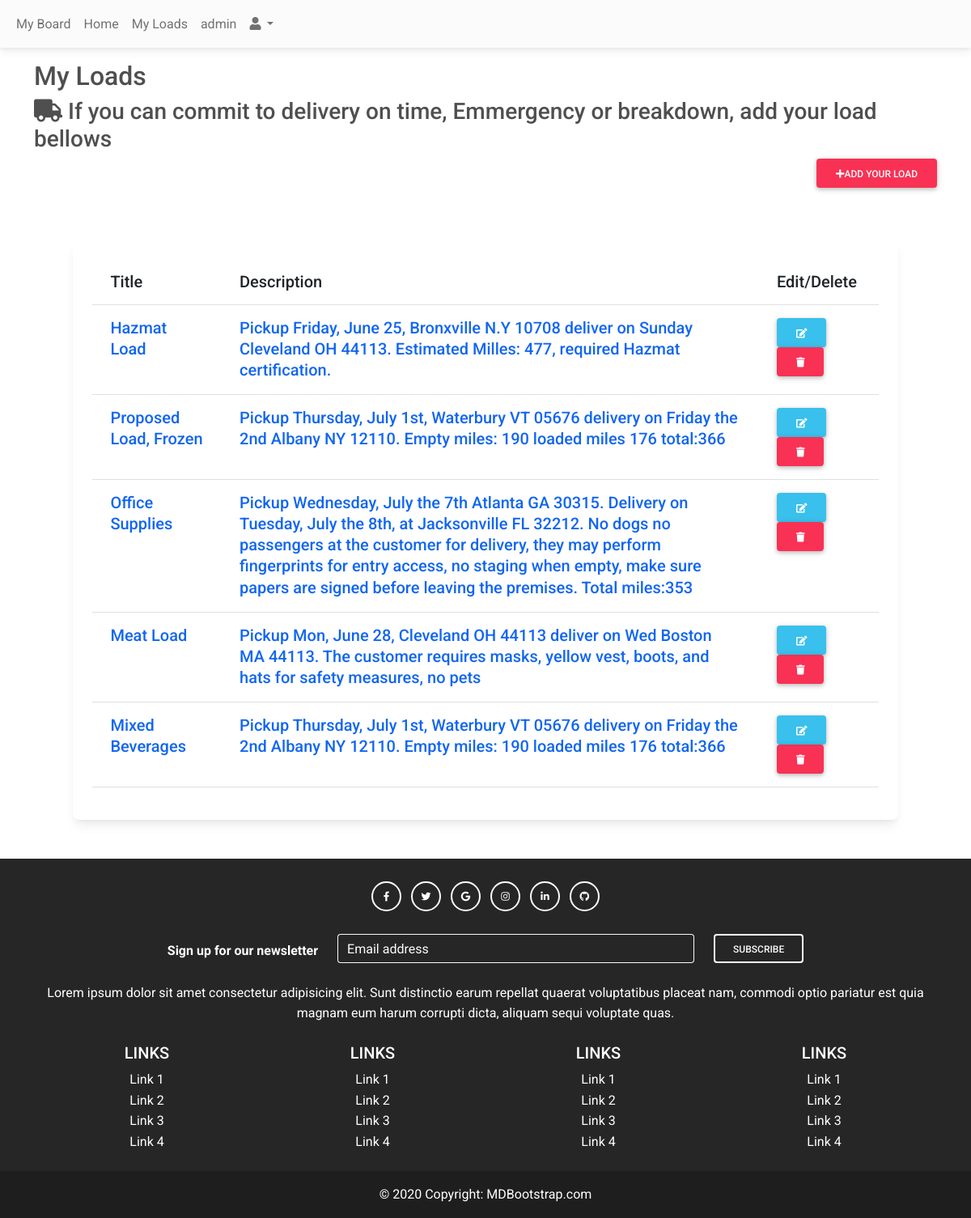
/my-admin/my-loads (signed in), run on the app's committed database.
### blog/models.py (models this page shows, shortened)
class Load(models.Model):
    user = models.ForeignKey(User, on_delete=models.CASCADE, null=True)
    price = models.CharField(max_length=20)
    title = models.CharField(max_length=50)
    category = models.ForeignKey(Category, on_delete=models.CASCADE)
    desc = models.TextField()
    image = models.ImageField(null=True, blank=True)
    created_at = models.DateTimeField(auto_now_add=True)
    update_at = models.DateTimeField(auto_now = True)
    def __str__(self):
        return self.title

### app_admin/views.py (the view)
# urls.py: path('my-loads', user_loads, name="my-loads"),
def user_loads(request):
    if not request.user.is_authenticated:
        return rredirect('login')
    list_loads = Load.objects.filter(user= request.user)
    return render(request, 'my-loads.html', {'list_loads': list_loads})

### app_admin/templates/my-loads.html
{% extends 'partials/base2.html' %}
{% block content %}
<div class="container">
    <div class="row">
        <div class="col-md-12">
            <h2 class="mt-3">My Loads</h2>
        </div>
        <h3><i class="fas fa-truck"></i> If you can commit to delivery on time, Emmergency or breakdown, add your load
            bellows</h3>
        <div class="col-md-12 mb-3">
            <a href="{% url 'add-load' %}" class="btn btn-danger float-end"><i class="fas fa-plus"></i>Add Your Load</a>
        </div>
        <div class="col-md-12">
            {% if list_loads %}
            <div class="card m-5">
                <div class="card-body">
                    <table class="table table-hover">
                        <thead>
                            <tr class=h5>
                                <th>Title</th>
                                <th>Description</th>
                                <th>Edit/Delete</th>
                            </tr>
                        </thead>
                        <tbody>
                            {% for load in list_loads %}
                            <tr>
                                <td><a href="" class="h5">{{load}}</a></td>
                                <td><a href="" class="h5">{{load.desc}}</a></td>
                                <td>
                                    <a href="{% url 'update-load' load.pk %}" class="btn btn-info"><i class="fas fa-edit"></i></a>
                                    <a href="{% url 'delete-load' load.pk %}" class="btn btn-danger"><i class="fas fa-trash"></i></a>
                                </td>
                            </tr>
                            {% endfor %}
                        </tbody>
                    </table>
                </div>
            </div>
            {% else %}
            <h3>You don't have any load</h3>
            {% endif %}
        </div>
    </div>
</div>
{% endblock %}

### app_admin/templates/_navadmin.html (shortened to what this page needs)
<nav class="navbar navbar-expand-lg navbar-light bg-light" style="background-color: #e3f2fd;">
    <div class="container-fluid">
        <div class="collapse navbar-collapse" id="navbarSupportedContent">
            <ul class="navbar-nav me-auto mb-2 mb-lg-0">
                <li class="nav-item">
                    <a class="nav-link" href="#">My Board</a>
                </li>
                <li class="nav-item">
                    <a class="nav-link" href="{%url 'home' %}">Home</a>
                </li>
                <li class="nav-item">
                    <a class="nav-link" href="{%  url  'my-loads' %}">My Loads</a>
                </li>
                <ul class="navbar-nav d-flex flex-row">
                    {%   if user.is_authenticated %}
                    <li class="nav-item">
                        <span class="nav-link" href="#">{{user.username}}</span>
                    </li>
                    {%  endif %}
                    <li class="nav-item me-3 me-lg-0 dropdown">
                        <a class="nav-link dropdown-toggle" href="#" id="navbarDropdown" role="button"
                            data-mdb-toggle="dropdown" aria-expanded="false">
                            <i class="fas fa-user"></i>
                        </a>
                    </li>
                </ul>
            </ul>
        </div>
    </div>
</nav>

### data on the page
Load: title "Hazmat Load", desc "Pickup Friday, June 25, Bronxville N.Y 10708 deliver on Sunday Cleveland OH 44113. Estimated Milles: 477, required Hazmat certification."
Load: title "Proposed Load, Frozen", desc "Pickup Thursday, July 1st, Waterbury VT 05676 delivery on Friday the 2nd Albany NY 12110. Empty miles: 190 loaded miles 176 total:366"
Load: title "Office Supplies", desc "Pickup Wednesday, July the 7th Atlanta GA 30315. Delivery on Tuesday, July the 8th, at Jacksonville FL 32212. No dogs no passengers at the customer for delivery, they may perform fingerprints for entry access, no staging when empty, make sure papers are signed before leaving the premises. Total miles:353"
Load: title "Meat Load", desc "Pickup Mon, June 28, Cleveland OH 44113 deliver on Wed Boston MA 44113. The customer requires masks, yellow vest, boots, and hats for safety measures, no pets"
Load: title "Mixed Beverages", desc "Pickup Thursday, July 1st, Waterbury VT 05676 delivery on Friday the 2nd Albany NY 12110. Empty miles: 190 loaded miles 176 total:366"

### other printed values
{{ user.username }} "admin"
